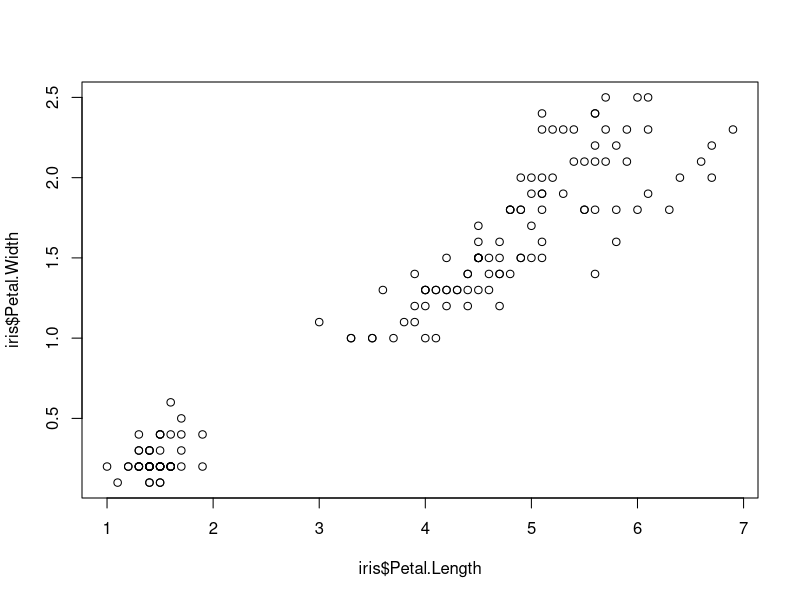
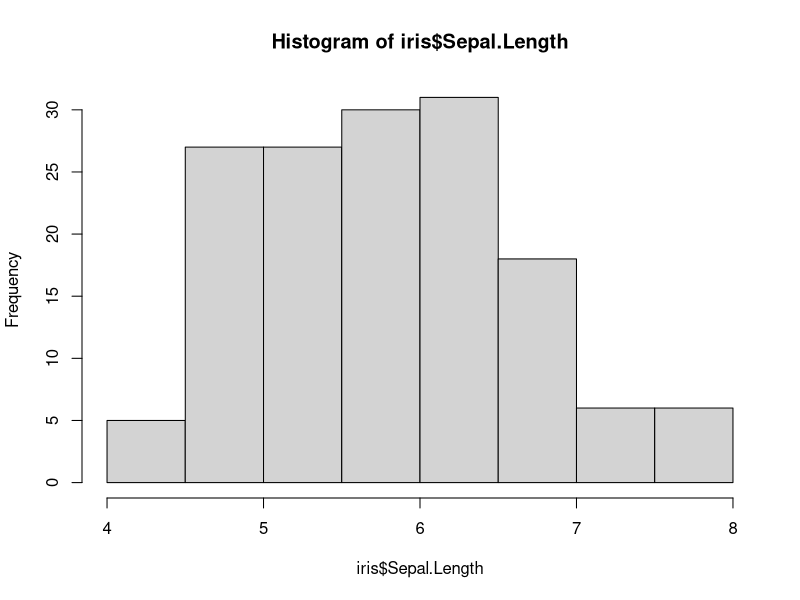
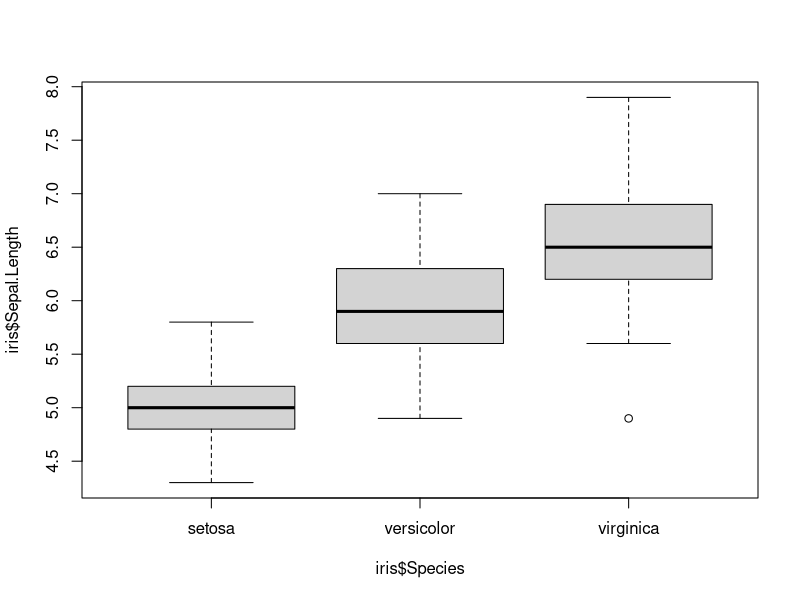

The R script that drew these images, in order:
# Arbeitsblatt Lösungen

# 2 Vektoren

# a) Erzeugt folgende Vektoren
#    - 1 2 3 4 5 6 7
a <- 1:7
a
#    - 5 3 9 12
b <- c(5, 3, 9, 12)
b
#    - 1 1 1 2 2 2 3 3 3 
c <- rep(1:3, each = 3)
c
#    - 5 6 7 5 6 7 
d <- rep(5:7, times = 2)
d
#    - 2 4 6 8 10
e <- seq(2, 10, by = 2)
e

# b) Sortiere den Vektor b
sort(b)
# c) Erzeuge einen Vektor, der die Werte des Vektors c jeweils nur einmal enthält
unique(c)
# d) Wähle das 2. und 3. Element des Vektors e aus 
e[2:3]
# e) Wähle alle Elemente außer dem dritten und fünften des Vektors d aus
d[-c(3, 5)]
# f) Wähle alle Elemente des Vektors a aus, die größer als 4 sind
a[a > 4]

# 3 Rechnen mit Vektoren 
# a) Welches ist das größte Element in Vektor e?
max(e)
# b) Was ist der Median des Vektors a?
median(a)
# c) Berechne die Summe der natürlichen Logarithmen aller Elemente des Vektors b 
sum(log(b))
# d) Berechne den Logarithmus des zweiten Elements von c und runde den Wert auf zwei 
#    Nachkommastellen
round(log(d[2]), 2)

# 4 Datentypen

# a) Erzeuge folgende Vektoren: 
# - TRUE, FALSE, TRUE
f <- c(TRUE, FALSE, TRUE)
f
# - "Apfel", "Birne", "Mango"
g <- c("Apfel", "Birne", "Mango")
g
# - 5, 6, "Obstsalat"
h <- c(5, 6, "Obstsalat")
h
# - 3, 5, FALSE, TRUE
i <- c(3, 5, FALSE, TRUE)
i
# - "A", FALSE, TRUE
j <- c("A", FALSE, TRUE)
j
# Nach welchen Regeln werden Datentypen angepasst, um einen einheitlichen Vektor zu erzeugen?
# - Wenn character-Daten involviert sind, wird alles andere auch als character interpretiert
# - Wenn Zahlen zusammen mit logical-Daten vorkommen, werden die logicals als 0 (F) und 1 (T) 
#   interpretiert

# b) Mit den Funktionen typeof() und is.character(), is.logical() und is.numeric() kann man
# den Datentyp abfragen. Probiert die Funktionen an den eben erzeugten Vektoren aus.
typeof(f)
is.numeric(f)
is.logical(f)

# c) Datentypen können mit den Funktionen as.numeric(), as.logical() und as.character() ineinander 
# umgewandelt werden. Mache...
# - Vektor f zu einem numerischen und zu einem character Vektor
as.numeric(f)
as.character(f)
# - Vektor i zu einem character und zu einem logischen Vektor
as.character(i)
as.logical(i)
# - Vektor h zu einem numerischen und einem logischen Vektor
as.numeric(h)
as.logical(h)

# 4.5 Fehlende Werte (nur Code durchführen)

# 5 Data Frames

# a) Probiere folgenden Code aus

# b) Lade den in R vorhandenen Datensatz "iris". 
data("iris")
iris

# c) Wie viele Zeilen und Spalten hat der Datensatz?
nrow(iris)
ncol(iris)
dim(iris)

# d) Wie lautet die Beobachtung in der dritten Spalte und dreißigsten Zeile?
iris[30,3]
# e) Was ist der Mittelwert der Variable Sepal.Length?
mean(iris$Sepal.Length)
# f) Was ist der Datentyp der Variable Sepal.Length?
typeof(iris$Sepal.Length)

# 6 Einlesen von Daten

test <- read.csv("test.csv")
test


# 7 Exportieren von Daten
# Erstelle einen eigenen kleinen Datensatz in R zu einem Thema deiner Wahl und exportiere ihn
# mit der Funktion write.csv() (siehe Cheatsheet).

df <- data.frame(a = 1:4, b = 5:6)
write.csv(df, "my_dataset.csv")


# 8 Plotting
# Erstelle mit dem iris-Datensatz folgende Plots (siehe auch Base R Cheatsheet):
# a) Mit der Funktion plot(): einen Scatterplot mit Petal.Length auf der x-Achse und Petal.Width
# auf der y-Achse
plot(iris$Petal.Length, iris$Petal.Width)
# b) Mit der Funktion hist(): Ein Histogramm der Variable Sepal.Length
hist(iris$Sepal.Length)
# c) Versuche, folgenden Boxplot nachzubauen. Die benötigte Funktion steht nicht auf dem 
# Cheatsheet, benutze eine Suchmaschine.
boxplot(iris$Sepal.Length ~ iris$Species)
